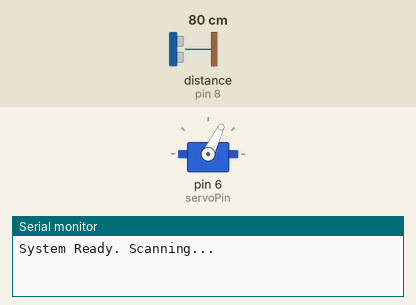
Recording of a sketch running on a simulated Arduino Uno, built with avr-gcc and run on an emulated ATmega328P. Parts: servo, the last lines printed to the serial monitor. Wiring (inferred from the names in the program): ultrasonic range finder: trigger pin 7; echo pin 8. Inputs (shaded band) come from the test bench; at power-on: distance to the obstacle (sensor on pin 8) 80 cm. The echo pulse lasts 58.3 µs per cm.

Above: at 2.2 s.
2.3 s: distance to the obstacle (sensor on pin 8) set to 120 cm
5.3 s: distance to the obstacle (sensor on pin 8) set to 2 cm
At 5.3 s:
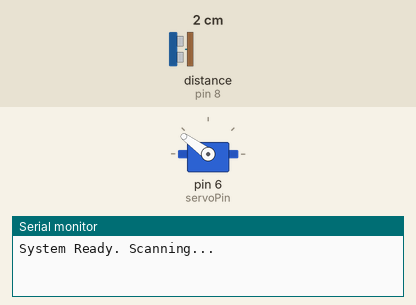
6.8 s: distance to the obstacle (sensor on pin 8) set to 24 cm
8.6 s: distance to the obstacle (sensor on pin 8) set to 29 cm
At 9.73 s:
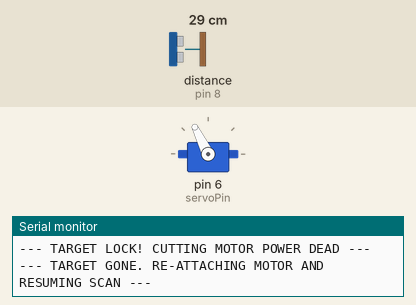
At 10.37 s:
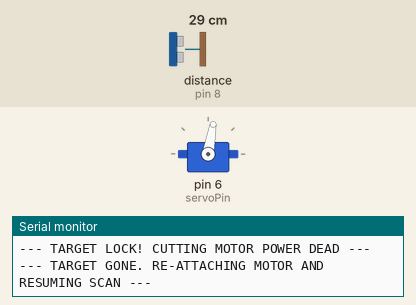
11.6 s: distance to the obstacle (sensor on pin 8) set to 35 cm
14.6 s: distance to the obstacle (sensor on pin 8) set to 4 cm
At 16.0 s:
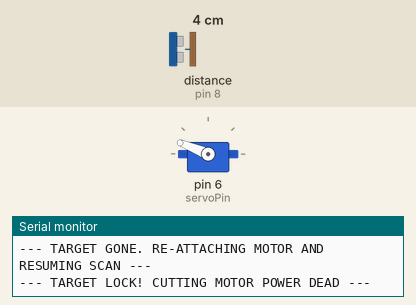
Timing chart, 0 to 17.1 s (numbered marks = the images above; inputs shaded):
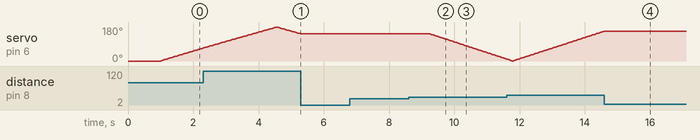

The sketch:

Tank.ino
```cpp
#include <Servo.h>

Servo tankServo;

const int trigPin = 7;
const int echoPin = 8;
const int servoPin = 6;

const float detectionRadius = 25.0;

int currentAngle = 0;
int sweepDirection = 2;

bool isLocked = false;
int missCounter = 0;
const int maxMisses = 10; // High debounce threshold to guarantee stability

void setup() {
  Serial.begin(9600);

  pinMode(trigPin, OUTPUT);
  pinMode(echoPin, INPUT);

  tankServo.attach(servoPin);
  tankServo.write(currentAngle);

  delay(1000);
  Serial.println("System Ready. Scanning...");
}

void loop() {
  // 1. Measure distance
  digitalWrite(trigPin, LOW);
  delayMicroseconds(2);
  digitalWrite(trigPin, HIGH);
  delayMicroseconds(10);
  digitalWrite(trigPin, LOW);

  unsigned long duration = pulseIn(echoPin, HIGH, 20000);
  float distance = (duration == 0) ? 999.0 : (duration * 0.0343 / 2);

  // 2. Check for object within 25cm
  if (distance > 0.0 && distance <= detectionRadius) {
    missCounter = 0;

    if (!isLocked) {
      isLocked = true;
      Serial.println("--- TARGET LOCK! CUTTING MOTOR POWER DEAD ---");
      tankServo.detach(); // physically cuts the PWM signal so it CANNOT crawl
    }
  }
  else {
    missCounter++;

    if (missCounter >= maxMisses && isLocked) {
      isLocked = false;
      Serial.println("--- TARGET GONE. RE-ATTACHING MOTOR AND RESUMING SCAN ---");
      tankServo.attach(servoPin); // Re-power the motor to move again
      tankServo.write(currentAngle); // Return to last known spot smoothly
      delay(150); // Give the motor a split second to re-engage
    }
  }

  // 3. Move loop (only runs when unlocked and attached)
  if (!isLocked) {
    currentAngle += sweepDirection;

    if (currentAngle >= 180) {
      currentAngle = 180;
      sweepDirection = -2;
    }
    else if (currentAngle <= 0) {
      currentAngle = 0;
      sweepDirection = 2;
    }

    tankServo.write(currentAngle);
    delay(33);
  }
  else {
    delay(50); // Stabilization pause while power is cut
  }
}
```

Measured:
- the behaviour switches between 25 and 26 cm on distance to the obstacle (sensor on pin 8) (found by bisection; images 1 and 2)
- after the input at 5.3 s, servo on pin 6 (servoPin): stays 144° (without the input it goes to 142° after 0.01 s)
- after the input at 6.8 s, every drawn part: stays the same
- after the input at 8.6 s, servo on pin 6 (servoPin): moves from 144° to 10° over 2.3 s, starting after 0.66 s
- after the input at 14.6 s, servo on pin 6 (servoPin): stays 158° (without the input it goes to 160° after 0.02 s)
- by itself, servo on pin 6 (servoPin): rises from 68° to 180° in 2.2 s, then falls to 144° in 0.73 s
